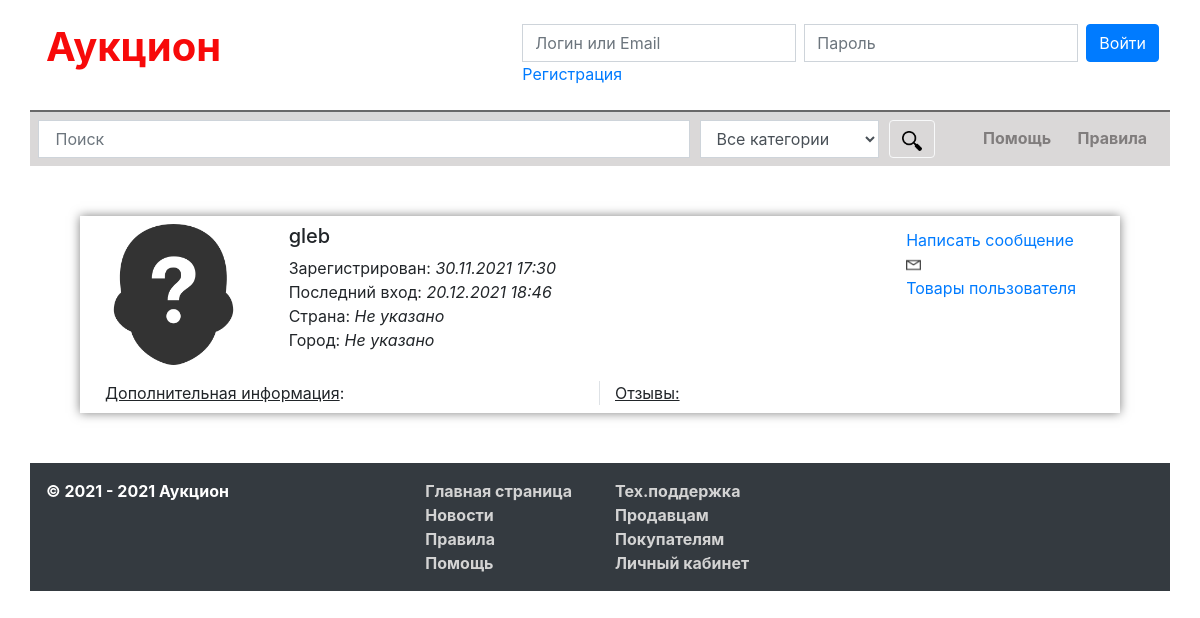
Screenshot of /profile/?id=49 with the database file from the repository.
### tables this page shows
CREATE TABLE `users` (
  `id_users` bigint NOT NULL AUTO_INCREMENT,
  `login` varchar(30) NOT NULL,
  `password` varchar(256) NOT NULL,
  `email` varchar(50) NOT NULL,
  `rating` bigint NOT NULL,
  `date_registration` varchar(20) NOT NULL,
  `money` varchar(10) NOT NULL,
  `image` varchar(500) NOT NULL,
  `country` varchar(100) DEFAULT NULL,
  `city` varchar(100) DEFAULT NULL,
  `info` longtext,
  `last_enter` varchar(20) NOT NULL,
  PRIMARY KEY (`id_users`),
  KEY `id_users` (`id_users`)
);

### config.php (called while the page is built, shortened)
<?php
    function way()
	{
		$dir = explode('/', $_SERVER['PHP_SELF'], -1);
		if($dir[2] == ''){
			return '/';
		}else{
			return '/'.$dir[2].'/';
		}
	};
	function wayDir()
	{
		$explode = explode('/', $_SERVER['PHP_SELF'], -1);
		if($explode[1] != ''){
			return '../';
		}else{
			return '';
		}
	};
?>

### profile/index.php (the view, shortened to what this page needs)
<?php
	include_once '../config.php';
	if($_GET['id'] == '' || !isset($_GET['id'])){
		$isset_id = false;
	}else{
		$query_profile_user = mysqli_query($link, "SELECT * FROM users WHERE id_users = '". $_GET['id'] ."'");
		if(mysqli_num_rows($query_profile_user) == 0){
			$isset_id = false;
		}else{
			$profile_user = mysqli_fetch_assoc($query_profile_user);
			$isset_id = true;
		}
	}
?>
<!DOCTYPE html>
<html lang="ru">
<head>
	<link rel="stylesheet" href="../css/bootstrap.css">
	<link rel="stylesheet" href="../css/style.css">
<body class="container-fluid">
	<div class="container">
    <?php include_once '../header.php'; ?>
    <div class="mainblock">
    	<?php
    		if($isset_id){
    			echo '<div class="profile_user">
		    		<div class="d-flex flex-row p-2">
						<div class="col-md-2"><img src="'.wayDir().'img/img-user/id-' .$profile_user["image"]. '.jpg" width="100%" height="100%" class="avatar"></div>
						<div class="col-md-10 row mx-0">
							<div class="col-md-9">
								<div class="h5">'. $profile_user['login'] .'</div>
								<div>Зарегистрирован: <i>'. $profile_user['date_registration'] .'</i></div>
								<div>Последний вход: <i>'. $profile_user['last_enter'] .'</i></div>
								<div>Страна: <i>';
									$country = ['Не указано', 'Россия'];
									$i = 0;
									foreach ($country as $ctry) {
										if($profile_user['country'] == $i) echo $ctry;
										$i++;
									}
								echo '</i></div>
								<div>Город: <i>';
								$city = ['Не указано', 'Москва', 'Санкт-Петербург', 'Новосибирск', 'Екатеринбург', 'Нижний Новгород', 'Магнитогорск', 'Казань', 'Челябинск', 'Омск', 'Самара', 'Ростов-на-Дону', 'Уфа', 'Красноярск', 'Пермь', 'Воронеж', 'Волгоград'];
								$i = 0;
								foreach ($city as $cty) {
									if($profile_user['city'] == $i) echo $cty;
									$i++;
								}
								echo '</i></div>
							</div>
							<div class="col-md-3 pt-1">';
								if($_COOKIE['login'] != $profile_user['login']) echo '<div><a href="'. way() .'cabinet/index.php?nav=msg&id='. $profile_user["id_users"] .'">Написать сообщение <img src="' .wayDir(). 'img/message.png" width="15" height="15" style="padding-bottom: 1px;"></a></div>';
								echo '<div><a href="'. way() .'lot/index.php?search=&category=0&user='. $profile_user["id_users"] .'">Товары пользователя <img src="' .wayDir(). 'img/goods.jpg" width="15" height="15" style="padding-bottom: 1px;"></a></div>
							</div>
						</div>
					</div>
					<div class="row pb-2 mt-2">
						<div class="col-md-6 border-right" style="padding-left: 40px;"><u>Дополнительная информация</u>: <br>'. $profile_user['info'] .'</div>
						<div class="col-md-6"><u>Отзывы:</u></div>
					</div>
		    	</div>';
    		}else{
    			echo '<div class="h4 my-4">Такого пользователя не существует</div>';
    		}
    	?>
	</div>
    <?php include_once '../footer.php';
    ?>
	</div>
</body>
</html>

### css/style.css (style rules this page uses)
.profile_user { box-shadow: 0 0 10px rgba(0,0,0,0.5); margin: 50px; }

### rows the page displays
users: login "gleb", date_registration "30.11.2021 17:30", last_enter "20.12.2021 18:46"

### other values shown
$ctry "Не указано"
$cty "Не указано"
